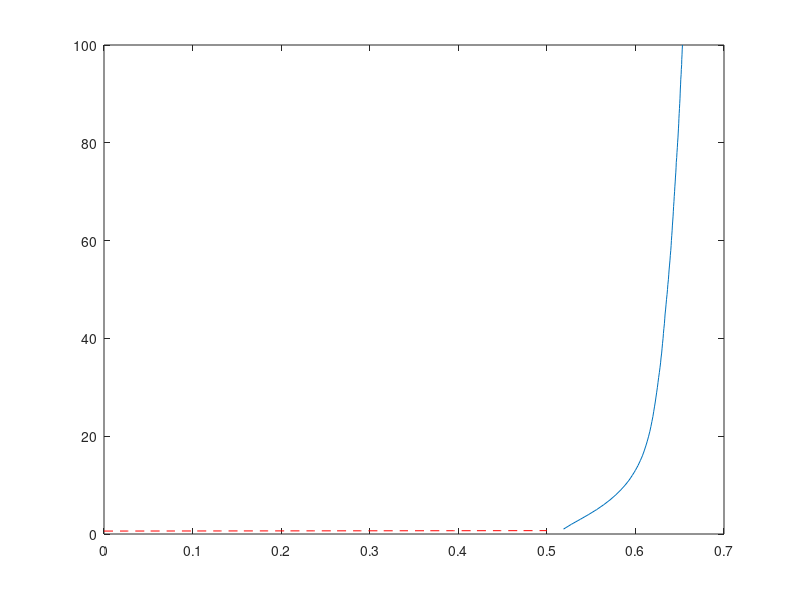

Write MATLAB code to recreate this figure.
pt = [0.518800000000000,0.527800000000000,0.537700000000000,0.547300000000000,0.556300000000000,0.564300000000000,0.571500000000000,0.577800000000000,0.583400000000000,0.588400000000000,0.592800000000000,0.596500000000000,0.599900000000000,0.602900000000000,0.605500000000000,0.607900000000000,0.609900000000000,0.611700000000000,0.613400000000000,0.614900000000000,0.616300000000000,0.617500000000000,0.618600000000000,0.619700000000000,0.620600000000000,0.621500000000000,0.622400000000000,0.623200000000000,0.624000000000000,0.624800000000000,0.625500000000000,0.626200000000000,0.627000000000000,0.627700000000000,0.628400000000000,0.628900000000000,0.629600000000000,0.630100000000000,0.630600000000000,0.631200000000000,0.631600000000000,0.632100000000000,0.632700000000000,0.633100000000000,0.633500000000000,0.634100000000000,0.634600000000000,0.635100000000000,0.635700000000000,0.636200000000000,0.636600000000000,0.637200000000000,0.637600000000000,0.638000000000000,0.638500000000000,0.639000000000000,0.639400000000000,0.639900000000000,0.640300000000000,0.640600000000000,0.641000000000000,0.641400000000000,0.641700000000000,0.642100000000000,0.642500000000000,0.642800000000000,0.643100000000000,0.643500000000000,0.643800000000000,0.644200000000000,0.644500000000000,0.644900000000000,0.645200000000000,0.645600000000000,0.645900000000000,0.646100000000000,0.646600000000000,0.646900000000000,0.647300000000000,0.647600000000000,0.648000000000000,0.648300000000000,0.648600000000000,0.648900000000000,0.649100000000000,0.649400000000000,0.649700000000000,0.650000000000000,0.650300000000000,0.650500000000000,0.650700000000000,0.651000000000000,0.651200000000000,0.651600000000000,0.651800000000000,0.652200000000000,0.652300000000000,0.652600000000000,0.652800000000000,0.653100000000000];
nch = [1,2,3,4,5,6,7,8,9,10,11,12,13,14,15,16,17,18,19,20,21,22,23,24,25,26,27,28,29,30,31,32,33,34,35,36,37,38,39,40,41,42,43,44,45,46,47,48,49,50,51,52,53,54,55,56,57,58,59,60,61,62,63,64,65,66,67,68,69,70,71,72,73,74,75,76,77,78,79,80,81,82,83,84,85,86,87,88,89,90,91,92,93,94,95,96,97,98,99,100]; 
plot(pt,nch)

hold on

pt = linspace(0,0.5,20);
Njet_CMS = 0.602 + 0.17.*pt;
plot(pt, Njet_CMS, 'r --');

%-----------------------------------------------------------------------   
